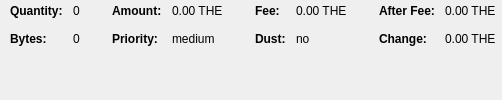
                            <widget class="QWidget" name="widgetCoinControl" native="true">
                              <property name="sizePolicy">
                                <sizepolicy hsizetype="Preferred" vsizetype="Preferred">
                                  <horstretch>0</horstretch>
                                  <verstretch>0</verstretch>
                                </sizepolicy>
                              </property>
                              <property name="minimumSize">
                                <size>
                                  <width>0</width>
                                  <height>0</height>
                                </size>
                              </property>
                              <property name="styleSheet">
                                <string notr="true"/>
                              </property>
                              <layout class="QHBoxLayout" name="horizontalLayoutCoinControl5">
                                <property name="leftMargin">
                                  <number>0</number>
                                </property>
                                <property name="topMargin">
                                  <number>0</number>
                                </property>
                                <property name="rightMargin">
                                  <number>0</number>
                                </property>
                                <property name="bottomMargin">
                                  <number>0</number>
                                </property>
                                <item>
                                  <layout class="QHBoxLayout" name="horizontalLayoutCoinControl3" stretch="0,0,0,1">
                                    <property name="spacing">
                                      <number>20</number>
                                    </property>
                                    <property name="topMargin">
                                      <number>0</number>
                                    </property>
                                    <property name="bottomMargin">
                                      <number>10</number>
                                    </property>
                                    <item>
                                      <layout class="QFormLayout" name="formLayoutCoinControl1">
                                        <property name="horizontalSpacing">
                                          <number>10</number>
                                        </property>
                                        <property name="verticalSpacing">
                                          <number>14</number>
                                        </property>
                                        <property name="leftMargin">
                                          <number>10</number>
                                        </property>
                                        <property name="topMargin">
                                          <number>4</number>
                                        </property>
                                        <property name="rightMargin">
                                          <number>6</number>
                                        </property>
                                        <item row="0" column="0">
                                          <widget class="QLabel" name="labelCoinControlQuantityText">
                                            <property name="font">
                                              <font>
                                                <weight>75</weight>
                                                <bold>true</bold>
                                              </font>
                                            </property>
                                            <property name="text">
                                              <string>Quantity:</string>
                                            </property>
                                            <property name="margin">
                                              <number>0</number>
                                            </property>
                                          </widget>
                                        </item>
                                        <item row="0" column="1">
                                          <widget class="QLabel" name="labelCoinControlQuantity">
                                            <property name="cursor">
                                              <cursorShape>IBeamCursor</cursorShape>
                                            </property>
                                            <property name="contextMenuPolicy">
                                              <enum>Qt::ActionsContextMenu</enum>
                                            </property>
                                            <property name="text">
                                              <string notr="true">0</string>
                                            </property>
                                            <property name="margin">
                                              <number>0</number>
                                            </property>
                                            <property name="textInteractionFlags">
                                              <set>Qt::LinksAccessibleByMouse|Qt::TextSelectableByKeyboard|Qt::TextSelectableByMouse</set>
                                            </property>
                                          </widget>
                                        </item>
                                        <item row="1" column="0">
                                          <widget class="QLabel" name="labelCoinControlBytesText">
                                            <property name="font">
                                              <font>
                                                <weight>75</weight>
                                                <bold>true</bold>
                                              </font>
                                            </property>
                                            <property name="text">
                                              <string>Bytes:</string>
                                            </property>
                                          </widget>
                                        </item>
                                        <item row="1" column="1">
                                          <widget class="QLabel" name="labelCoinControlBytes">
                                            <property name="cursor">
                                              <cursorShape>IBeamCursor</cursorShape>
                                            </property>
                                            <property name="contextMenuPolicy">
                                              <enum>Qt::ActionsContextMenu</enum>
                                            </property>
                                            <property name="text">
                                              <string notr="true">0</string>
                                            </property>
                                            <property name="textInteractionFlags">
                                              <set>Qt::LinksAccessibleByMouse|Qt::TextSelectableByKeyboard|Qt::TextSelectableByMouse</set>
                                            </property>
                                          </widget>
                                        </item>
                                      </layout>
                                    </item>
                                    <item>
                                      <layout class="QFormLayout" name="formLayoutCoinControl2">
                                        <property name="horizontalSpacing">
                                          <number>10</number>
                                        </property>
                                        <property name="verticalSpacing">
                                          <number>14</number>
                                        </property>
                                        <property name="leftMargin">
                                          <number>6</number>
                                        </property>
                                        <property name="topMargin">
                                          <number>4</number>
                                        </property>
                                        <property name="rightMargin">
                                          <number>6</number>
                                        </property>
                                        <item row="0" column="0">
                                          <widget class="QLabel" name="labelCoinControlAmountText">
                                            <property name="font">
                                              <font>
                                                <weight>75</weight>
                                                <bold>true</bold>
                                              </font>
                                            </property>
                                            <property name="text">
                                              <string>Amount:</string>
                                            </property>
                                            <property name="margin">
                                              <number>0</number>
                                            </property>
                                          </widget>
                                        </item>
                                        <item row="0" column="1">
                                          <widget class="QLabel" name="labelCoinControlAmount">
                                            <property name="cursor">
                                              <cursorShape>IBeamCursor</cursorShape>
                                            </property>
                                            <property name="contextMenuPolicy">
                                              <enum>Qt::ActionsContextMenu</enum>
                                            </property>
                                            <property name="text">
                                              <string notr="true">0.00 THE</string>
                                            </property>
                                            <property name="textInteractionFlags">
                                              <set>Qt::LinksAccessibleByMouse|Qt::TextSelectableByKeyboard|Qt::TextSelectableByMouse</set>
                                            </property>
                                          </widget>
                                        </item>
                                        <item row="1" column="0">
                                          <widget class="QLabel" name="labelCoinControlPriorityText">
                                            <property name="font">
                                              <font>
                                                <weight>75</weight>
                                                <bold>true</bold>
                                              </font>
                                            </property>
                                            <property name="text">
                                              <string>Priority:</string>
                                            </property>
                                          </widget>
                                        </item>
                                        <item row="1" column="1">
                                          <widget class="QLabel" name="labelCoinControlPriority">
                                            <property name="cursor">
                                              <cursorShape>IBeamCursor</cursorShape>
                                            </property>
                                            <property name="contextMenuPolicy">
                                              <enum>Qt::ActionsContextMenu</enum>
                                            </property>
                                            <property name="text">
                                              <string>medium</string>
                                            </property>
                                            <property name="textInteractionFlags">
                                              <set>Qt::LinksAccessibleByMouse|Qt::TextSelectableByKeyboard|Qt::TextSelectableByMouse</set>
                                            </property>
                                          </widget>
                                        </item>
                                      </layout>
                                    </item>
                                    <item>
                                      <layout class="QFormLayout" name="formLayoutCoinControl3">
                                        <property name="horizontalSpacing">
                                          <number>10</number>
                                        </property>
                                        <property name="verticalSpacing">
                                          <number>14</number>
                                        </property>
                                        <property name="leftMargin">
                                          <number>6</number>
                                        </property>
                                        <property name="topMargin">
                                          <number>4</number>
                                        </property>
                                        <property name="rightMargin">
                                          <number>6</number>
                                        </property>
                                        <item row="0" column="0">
                                          <widget class="QLabel" name="labelCoinControlFeeText">
                                            <property name="font">
                                              <font>
                                                <weight>75</weight>
                                                <bold>true</bold>
                                              </font>
                                            </property>
                                            <property name="text">
                                              <string>Fee:</string>
                                            </property>
                                            <property name="margin">
                                              <number>0</number>
                                            </property>
                                          </widget>
                                        </item>
                                        <item row="0" column="1">
                                          <widget class="QLabel" name="labelCoinControlFee">
                                            <property name="cursor">
                                              <cursorShape>IBeamCursor</cursorShape>
                                            </property>
                                            <property name="contextMenuPolicy">
                                              <enum>Qt::ActionsContextMenu</enum>
                                            </property>
                                            <property name="text">
                                              <string notr="true">0.00 THE</string>
                                            </property>
                                            <property name="textInteractionFlags">
                                              <set>Qt::LinksAccessibleByMouse|Qt::TextSelectableByKeyboard|Qt::TextSelectableByMouse</set>
                                            </property>
                                          </widget>
                                        </item>
                                        <item row="1" column="0">
                                          <widget class="QLabel" name="labelCoinControlLowOutputText">
                                            <property name="font">
                                              <font>
                                                <weight>75</weight>
                                                <bold>true</bold>
                                              </font>
                                            </property>
                                            <property name="text">
                                              <string>Dust:</string>
                                            </property>
                                          </widget>
                                        </item>
                                        <item row="1" column="1">
                                          <widget class="QLabel" name="labelCoinControlLowOutput">
                                            <property name="cursor">
                                              <cursorShape>IBeamCursor</cursorShape>
                                            </property>
                                            <property name="contextMenuPolicy">
                                              <enum>Qt::ActionsContextMenu</enum>
                                            </property>
                                            <property name="text">
                                              <string>no</string>
                                            </property>
                                            <property name="textInteractionFlags">
                                              <set>Qt::LinksAccessibleByMouse|Qt::TextSelectableByKeyboard|Qt::TextSelectableByMouse</set>
                                            </property>
                                          </widget>
                                        </item>
                                      </layout>
                                    </item>
                                    <item>
                                      <layout class="QFormLayout" name="formLayoutCoinControl4">
                                        <property name="horizontalSpacing">
                                          <number>10</number>
                                        </property>
                                        <property name="verticalSpacing">
                                          <number>14</number>
                                        </property>
                                        <property name="leftMargin">
                                          <number>6</number>
                                        </property>
                                        <property name="topMargin">
                                          <number>4</number>
                                        </property>
                                        <property name="rightMargin">
                                          <number>6</number>
                                        </property>
                                        <item row="0" column="0">
                                          <widget class="QLabel" name="labelCoinControlAfterFeeText">
                                            <property name="font">
                                              <font>
                                                <weight>75</weight>
                                                <bold>true</bold>
                                              </font>
                                            </property>
                                            <property name="text">
                                              <string>After Fee:</string>
                                            </property>
                                            <property name="margin">
                                              <number>0</number>
                                            </property>
                                          </widget>
                                        </item>
                                        <item row="0" column="1">
                                          <widget class="QLabel" name="labelCoinControlAfterFee">
                                            <property name="cursor">
                                              <cursorShape>IBeamCursor</cursorShape>
                                            </property>
                                            <property name="contextMenuPolicy">
                                              <enum>Qt::ActionsContextMenu</enum>
                                            </property>
                                            <property name="text">
                                              <string notr="true">0.00 THE</string>
                                            </property>
                                            <property name="textInteractionFlags">
                                              <set>Qt::LinksAccessibleByMouse|Qt::TextSelectableByKeyboard|Qt::TextSelectableByMouse</set>
                                            </property>
                                          </widget>
                                        </item>
                                        <item row="1" column="0">
                                          <widget class="QLabel" name="labelCoinControlChangeText">
                                            <property name="font">
                                              <font>
                                                <weight>75</weight>
                                                <bold>true</bold>
                                              </font>
                                            </property>
                                            <property name="text">
                                              <string>Change:</string>
                                            </property>
                                          </widget>
                                        </item>
                                        <item row="1" column="1">
                                          <widget class="QLabel" name="labelCoinControlChange">
                                            <property name="cursor">
                                              <cursorShape>IBeamCursor</cursorShape>
                                            </property>
                                            <property name="contextMenuPolicy">
                                              <enum>Qt::ActionsContextMenu</enum>
                                            </property>
                                            <property name="text">
                                              <string notr="true">0.00 THE</string>
                                            </property>
                                            <property name="textInteractionFlags">
                                              <set>Qt::LinksAccessibleByMouse|Qt::TextSelectableByKeyboard|Qt::TextSelectableByMouse</set>
                                            </property>
                                          </widget>
                                        </item>
                                      </layout>
                                    </item>
                                  </layout>
                                </item>
                              </layout>
                            </widget>
